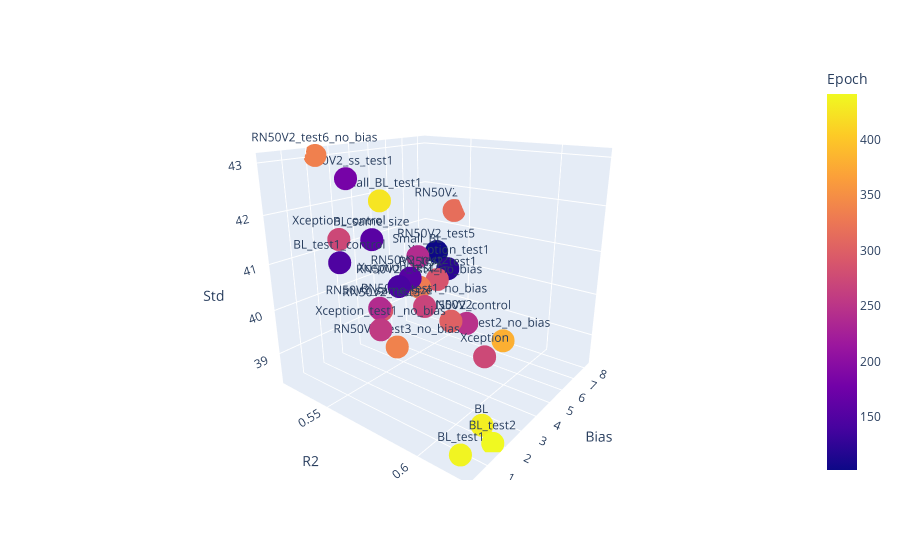

Notebook cell for this chart:
### Code cell
mask = np.ones(model_metrics_df.shape[0]).astype(np.bool)
mask &= model_metrics_df.Set == 'val' 
#mask &= model_metrics_df.R2 > 0.55
#mask &= model_metrics_df.MAE < 35
mask &= model_metrics_df.CMA_size == 0

temp_df = model_metrics_df[mask]

fig = px.scatter_3d(temp_df, 
                    x='R2', y='Bias', z='Std',
                    text='Parameter_file',
                    #color=temp_df['Bias_l2_reg'].astype(str),
                    color='Epoch'
                   )

fig.show()

### Figure 1 — Plotly figure (JSON) as saved in the notebook; plotly's stock layout.template omitted (floating-point values rounded to 4 significant figures)
{"data": [{"hovertemplate": "R2=%{x}<br>Bias=%{y}<br>Std=%{z}<br>Parameter_file=%{text}<br>Epoch=%{marker.color}<extra></extra>", "legendgroup": "", "marker": {"color": [147, 425, 240, 142, 441, 154, 287, 437, 291, 240, 301, 273, 247, 316, 102, 156, 274, 121, 433, 181, 335, 268, 380, 337, 330, 257], "coloraxis": "coloraxis", "symbol": "circle"}, "mode": "markers+text", "name": "", "scene": "scene", "showlegend": false, "text": ["BL_test1_control", "Small_BL_test1", "RN50V2_same_size", "Xception_test2", "BL_test2", "RN50V2_test2", "RN50V2_test1", "BL_test1", "RN50V2_test3", "Small_BL", "RN50V2", "Xception_control", "RN50V2_control", "RN50V2_test4", "RN50V2_test5", "BL_same_size", "Xception", "Xception_test1", "BL", "RN50V2_ss_test1", "RN50V2_test6_no_bias", "RN50V2_test1_no_bias", "BL_test2_no_bias", "RN50V2_test3_no_bias", "RN50V2_test4_no_bias", "Xception_test1_no_bias"], "type": "scatter3d", "x": [0.5595, 0.5412, 0.5753, 0.5713, 0.6197, 0.5698, 0.5722, 0.6167, 0.576, 0.5633, 0.586, 0.5527, 0.5882, 0.5417, 0.5621, 0.555, 0.5994, 0.569, 0.6145, 0.532, 0.5224, 0.5793, 0.5969, 0.5865, 0.5733, 0.5806], "y": [0.3832, 3.707, 0.7306, 1.976, 1.666, 2.662, 3.891, 0.3256, 0.7565, 3.7, 3.2, 0.8852, 3.884, 8.246, 4.896, 2.14, 3.669, 4.85, 1.695, 2.817, 2.179, 2.478, 5.216, 0.4817, 2.819, 0.31], "z": [41.39, 42.08, 40.63, 40.78, 38.42, 40.81, 40.6, 38.61, 40.6, 41.04, 39.99, 41.69, 39.83, 41.4, 40.97, 41.54, 39.3, 40.65, 38.68, 42.57, 43.04, 40.37, 39.25, 40.1, 40.63, 40.38]}], "layout": {"autosize": true, "coloraxis": {"colorbar": {"title": {"text": "Epoch"}}, "colorscale": [[0, "#0d0887"], [0.1111, "#46039f"], [0.2222, "#7201a8"], [0.3333, "#9c179e"], [0.4444, "#bd3786"], [0.5556, "#d8576b"], [0.6667, "#ed7953"], [0.7778, "#fb9f3a"], [0.8889, "#fdca26"], [1, "#f0f921"]]}, "legend": {"tracegroupgap": 0}, "margin": {"t": 60}, "scene": {"aspectmode": "auto", "aspectratio": {"x": 1, "y": 1, "z": 1}, "camera": {"center": {"x": 0, "y": 0, "z": 0}, "eye": {"x": 1.25, "y": -1.614, "z": 0.7208}, "projection": {"type": "perspective"}, "up": {"x": 0, "y": 0, "z": 1}}, "domain": {"x": [0, 1], "y": [0, 1]}, "xaxis": {"title": {"text": "R2"}, "type": "linear"}, "yaxis": {"title": {"text": "Bias"}, "type": "linear"}, "zaxis": {"title": {"text": "Std"}, "type": "linear"}}}}
